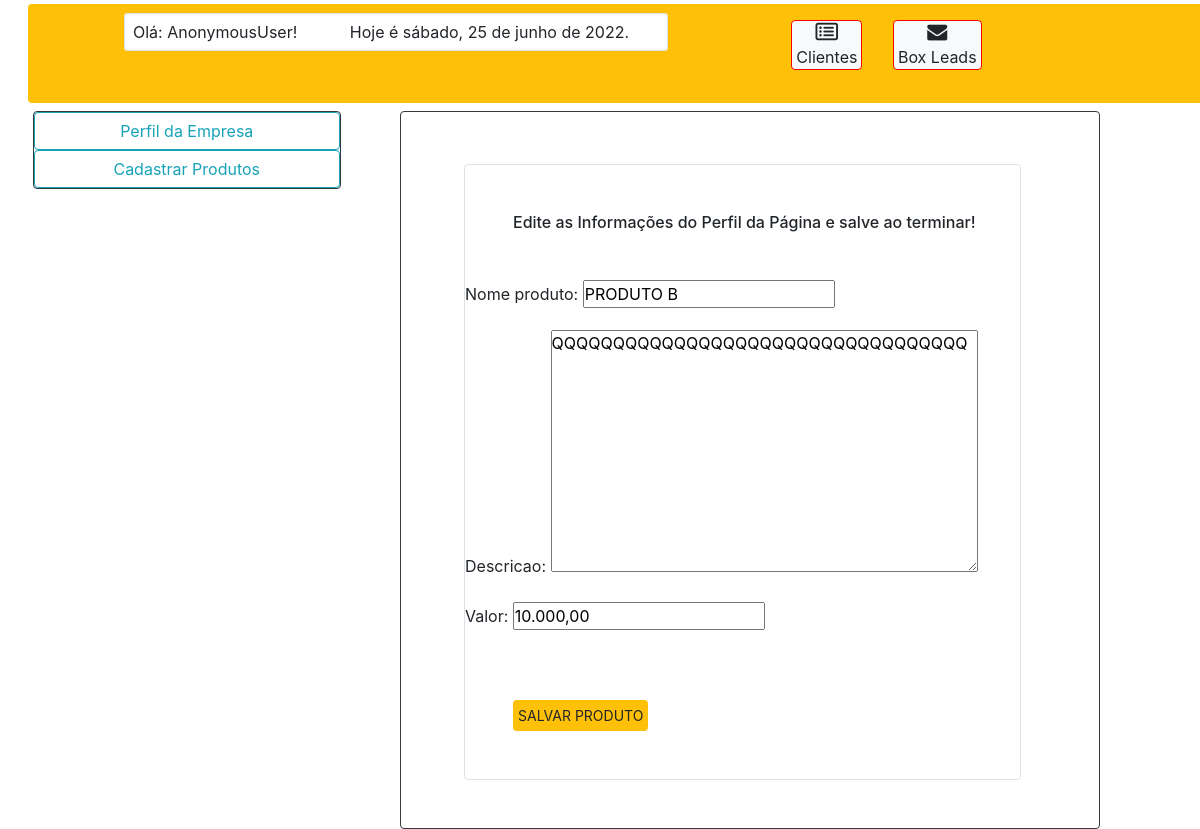
Screenshot of /editar-listagem-produtos/2/ with the database file from the repository.
### landingpage/models.py (models this page shows, shortened)
class Produto(models.Model):
    nome_produto = models.CharField(blank=False, null=False, max_length=100)
    descricao = models.TextField(blank=False, null=False, max_length=256)
    valor = models.CharField(blank=False, null=False, max_length=11)

### landingpage/views.py (the view)
# urls.py: path('editar-listagem-produtos/<int:pk>/', views.editar_lista_produtos, name='editar-listagem-produtos'),
def editar_lista_produtos(request, pk):
    produto = get_object_or_404(Produto, pk=pk)
    form_editar_produto = ProdutoForm(instance=produto)
    if request.method == "POST":
        produto_nome = request.POST.get('nome_produto')
        produto_descricao = request.POST.get('descricao')
        produto_valor = request.POST.get('valor')
        Produto.objects.update(nome_produto=produto_nome,
                               descricao=produto_descricao,
                               valor=produto_valor)
        return HttpResponseRedirect(reverse('lista-produtos'))
    else:
        return render(request, 'lp/editar-listagem-produtos.html', {'form_editar_produto': form_editar_produto,
                                                                    'produto': produto})

### landingpage/forms.py
class ProdutoForm(forms.ModelForm):
    class Meta:
        model = Produto
        fields = '__all__'

### landingpage/templates/lp/editar-listagem-produtos.html (shortened to what this page needs)
<!DOCTYPE html>
{% load static %}
<html>
<head>
	<link rel="stylesheet" href="https://maxcdn.bootstrapcdn.com/bootstrap/4.0.0/css/bootstrap.min.css">
    <link rel="stylesheet" type="text/css" href="{% static 'landingpage/css/dashboard.css' %}">
    <link rel="stylesheet" href="fontawesome/css/all.css">
    <link href="https://cdnjs.cloudflare.com/ajax/libs/font-awesome/4.7.0/css/font-awesome.css" rel="stylesheet" />
</head>
<body class=" "  >
	<div  class=" container-fluid w-100 p-0 m-0 "  >
		<header class="m-0 p-0  " style="" id="dashboard" >
          <div class="row pl-5  bg-warning m-1 bordered rounded" style="position: relative;
          top:0x; left:2%; height:99px; ">
            <div class="mt-3" >
                <span class=" bg-white p-2 border rounded mx-5" >
                    <span>Olá:</span>
                    <span class="mr-5">{{request.user|capfirst}}!</span>
                <span class="col-12"></span>
                </span>
                     <a href="/dashboard/caixa-leads/" class=" btn btn-light py-0 px-1 " style="border:1px solid red;position:absolute; right:20%">
                         <i class="fa fa-envelope " aria-hidden="true" style="font-size:20px;"></i>
                         <p class="p-0 m-0">Box Leads</p>
                     </a>
                    <a href="/lista-clientes/" class=" btn btn-light py-0 px-1 " style="border:1px solid red;position:absolute; right:30%">
                         <i class="fa fa-list-alt " aria-hidden="true" style="font-size:20px;"></i>
                         <p class="p-0 m-0">Clientes</p>
                     </a>
            </div>
        </div>
		</header>
             <main class="  py-1 mt-0 pt-0 row" id="conteudo-dashboard"   >
                <span class="col-3 ml-5 mr-1 px-0 border border-dark  rounded  " >
                    <a href="/area-adm/" class="btn btn-outline-info d-block" id="" onclick="showPerfil()" >
                        <span class="btn-lateral">Perfil da Empresa</span>
                    </a>
                     <a href="/cadastro-produtos/" class="btn btn-outline-info d-block" id="" onclick="showPerfil()" >
                        <span class="btn-lateral">Cadastrar Produtos</span>
                    </a>
            </span>
                 <div class="bg-white border border-dark rounded pt-1  col-7 " id="display-area-adm" style="position:absolute;left:400px;" >
                             <form method="POST" class=" border rounded p-0 m-5 col-10" id="form-listagem-produtos"  enctype="multipart/form-data" action =""  >
                                 <div class="mb-5 ml-5 mt-5"><h6>Edite as Informações do Perfil da Página e salve ao terminar!</h6></div>
                                    {{form_editar_produto.as_p}}
                                <input id="btn-editar-produto" class=" p-1 btn btn-sm btn-warning d-inline m-5"  type="submit" value="SALVAR PRODUTO" name="salvar"  >
                            </form>
                 </div>
            </main>
	</div>
</body>
</html>

### landingpage/static/landingpage/css/dashboard.css (style rules this page uses)
* { margin: 0; padding: 0; }

### landingpage/templates/lp/editar-listagem-produtos.html (style rules this page uses)
.btn-lateral { position:relative; right:0%; }

### rows the page displays
Produto: nome_produto "PRODUTO B", descricao "QQQQQQQQQQQQQQQQQQQQQQQQQQQQQQQQQQ", valor "10.000,00"

### other values shown
{{ request.user|capfirst }} "AnonymousUser"
